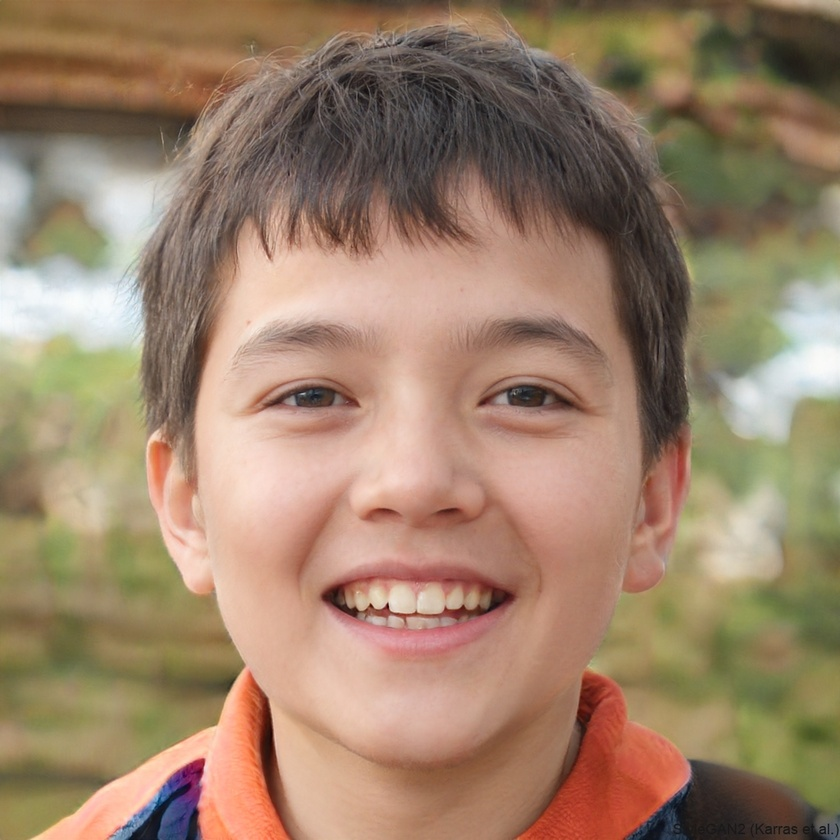
#> input picture face1.jpg, 840 x 840 px, shrunk from 1024 x 1024 before the run
$ python thresholding.py
#> lines starting #> are read from the running program, lines starting #| are printed output that depends on the picture; after the words box and inside, x2 and y2 are one past the last pixel; in counts of white or black regions, pixels touching at a corner belong together
import cv2
import numpy as np

def skin_color_thresholding(img):
    img_rgb = cv2.cvtColor(img, cv2.COLOR_BGR2RGB)

    lower_bound = np.array([45, 52, 108], dtype=np.uint8)
    upper_bound = np.array([255, 255, 255], dtype=np.uint8)

    mask = cv2.inRange(img_rgb, lower_bound, upper_bound)

    result = cv2.bitwise_and(img, img, mask=mask)

    return result, mask

def show_images(original, mask, result):
    cv2.imshow('Original Image', original)
    cv2.imshow('Skin Color Mask', mask)
    cv2.imshow('Detected Skin Regions', result)
    cv2.waitKey(0)
    cv2.destroyAllWindows()

def process_images(image_list):
    for image_path in image_list:
        img = cv2.imread(image_path)
#> img is the input picture: shape (840, 840, 3); mean B, G, R 106.3, 130.2, 156.5
        if img is not None:
            result, mask = skin_color_thresholding(img)
#> in skin_color_thresholding, `mask = cv2.inRange(img_rgb, lower_bound, upper_bound)`:
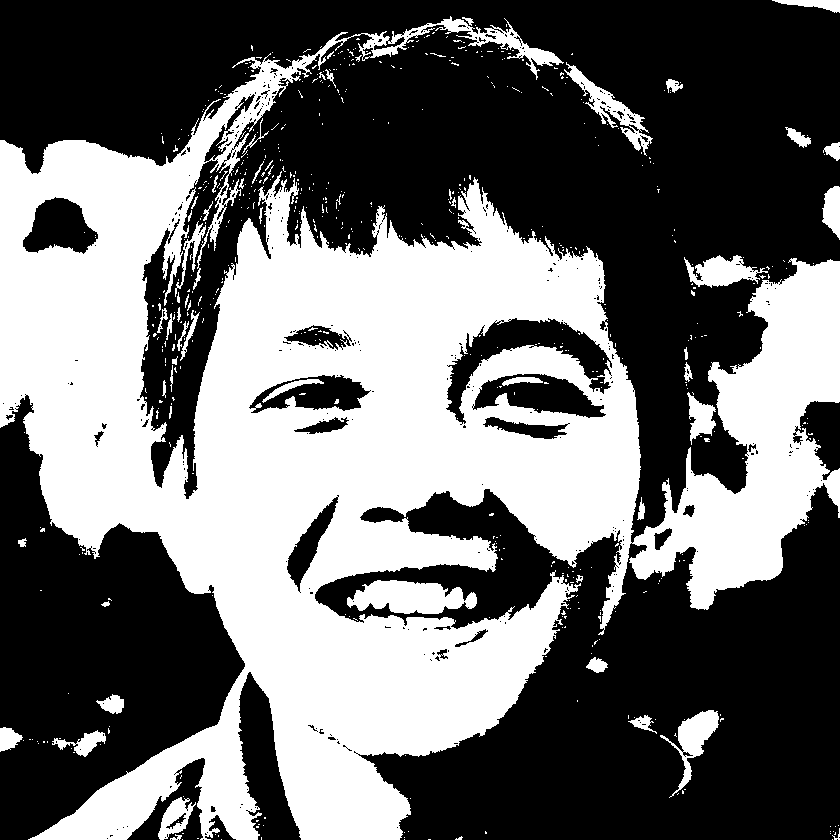
#> mask: shape (840, 840); 42.3% white; 604 white regions (550 under 20 px), largest, box (x1, y1, x2, y2) and area: (0, 16, 840, 840) 281073, (347, 580, 477, 614) 3026, (564, 62, 653, 156) 1684
#> in skin_color_thresholding, `result = cv2.bitwise_and(img, img, mask=mask)`:
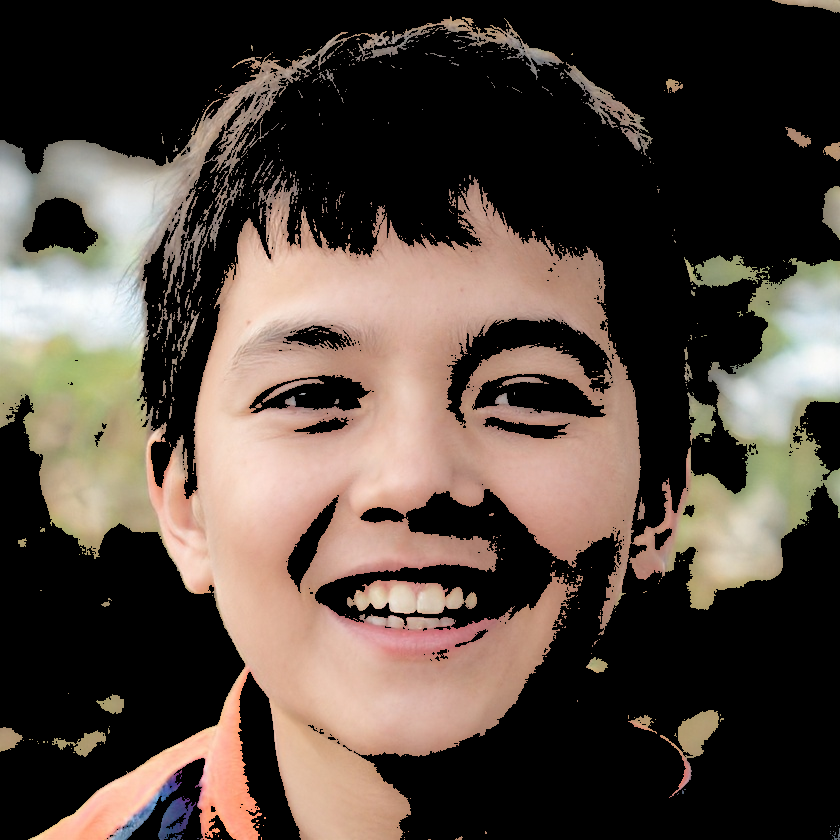
#> result: shape (840, 840, 3); mean B, G, R 63.2, 71.8, 84.2
            output_filename = f"skin_threshold_{image_path}"
            cv2.imwrite(output_filename, result)
            print(f"Processed {image_path}, saved result as {output_filename}")
            #
            show_images(img, mask, result)
        else:
            print(f"Failed to load image {image_path}")
#> pass 2 of the loop in process_images, `for image_path in image_list:`:
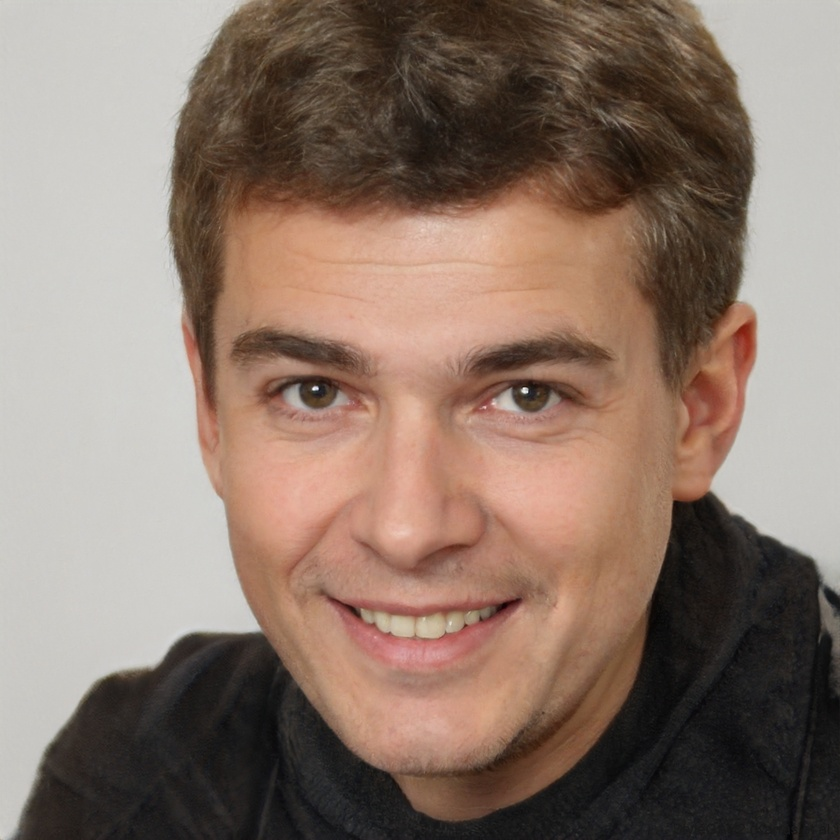
#> input picture face2.jpg, 840 x 840 px, shrunk from 1024 x 1024 before the run
#> in process_images, img is the input picture: shape (840, 840, 3); mean B, G, R 106.9, 119, 139.2
#> in skin_color_thresholding (call 2), `mask = cv2.inRange(img_rgb, lower_bound, upper_bound)`:
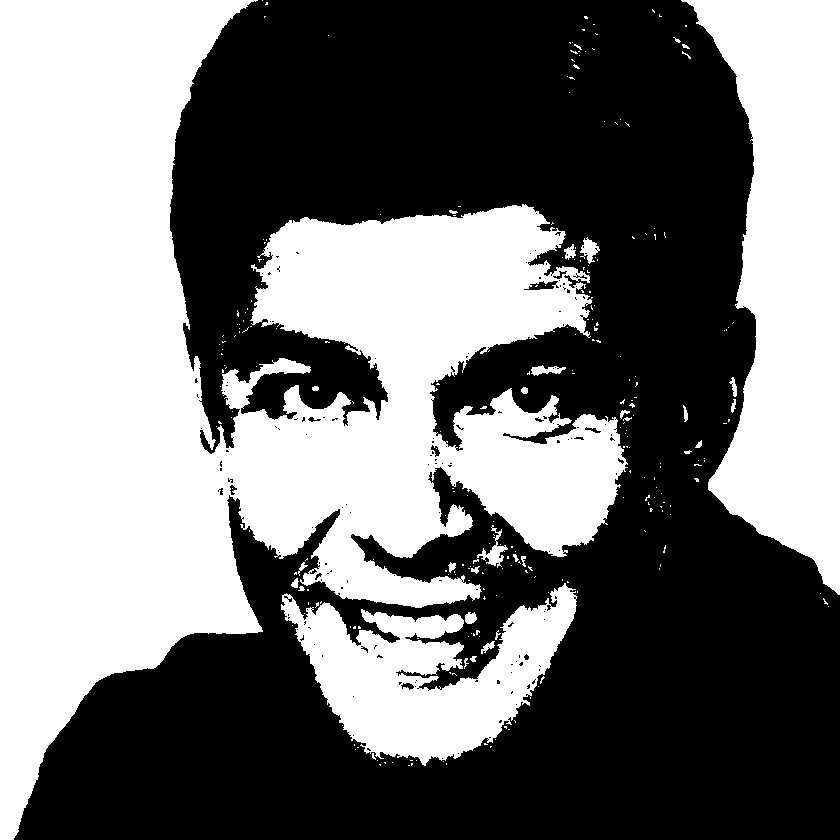
#> mask: shape (840, 840); 46.3% white; 271 white regions (241 under 20 px), largest, box (x1, y1, x2, y2) and area: (0, 0, 628, 840) 240682, (681, 0, 840, 595) 56574, (281, 583, 577, 766) 26649
#> in skin_color_thresholding (call 2), `result = cv2.bitwise_and(img, img, mask=mask)`:
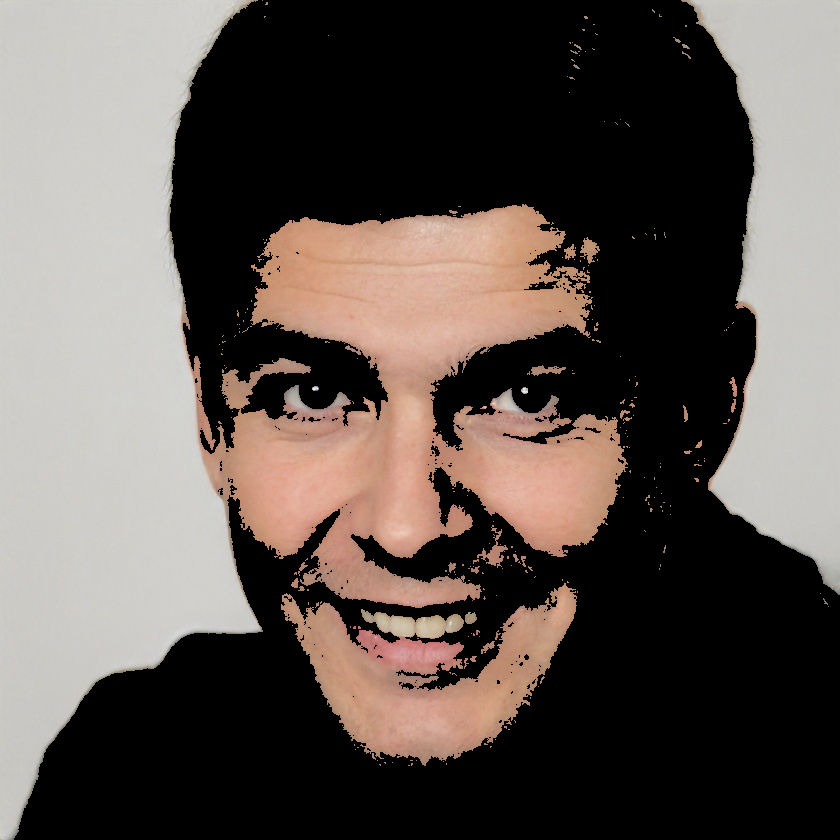
#> result: shape (840, 840, 3); mean B, G, R 79.7, 85.1, 94.1
#> pass 3 of the loop in process_images, `for image_path in image_list:`:
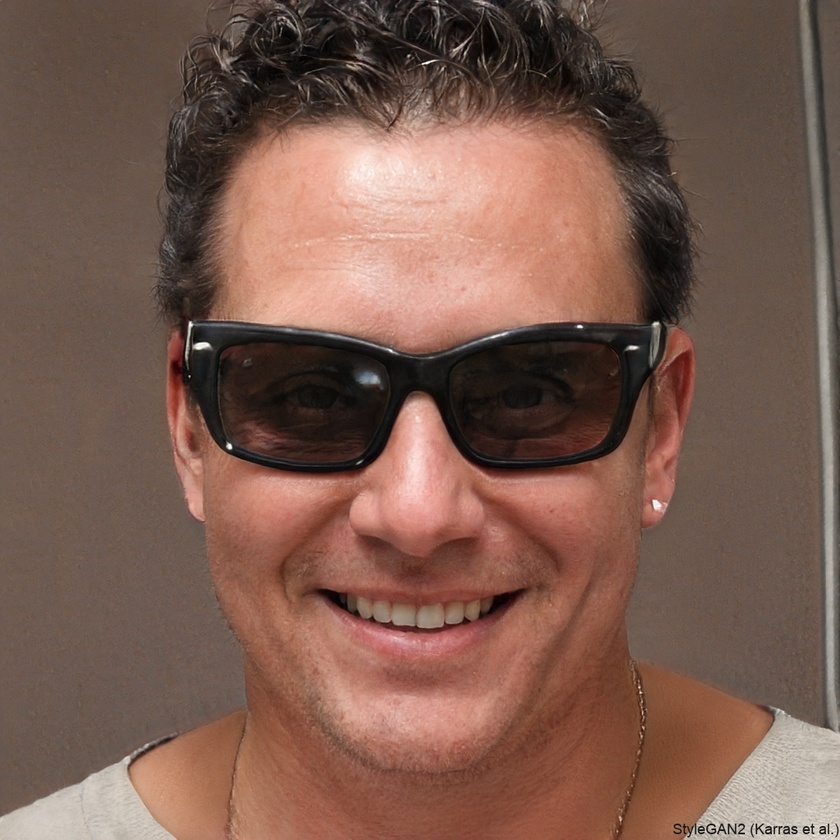
#> input picture face3.jpg, 840 x 840 px, shrunk from 1024 x 1024 before the run
#> in process_images, img is the input picture: shape (840, 840, 3); mean B, G, R 79.3, 91.5, 123
#> in skin_color_thresholding (call 3), `mask = cv2.inRange(img_rgb, lower_bound, upper_bound)`:
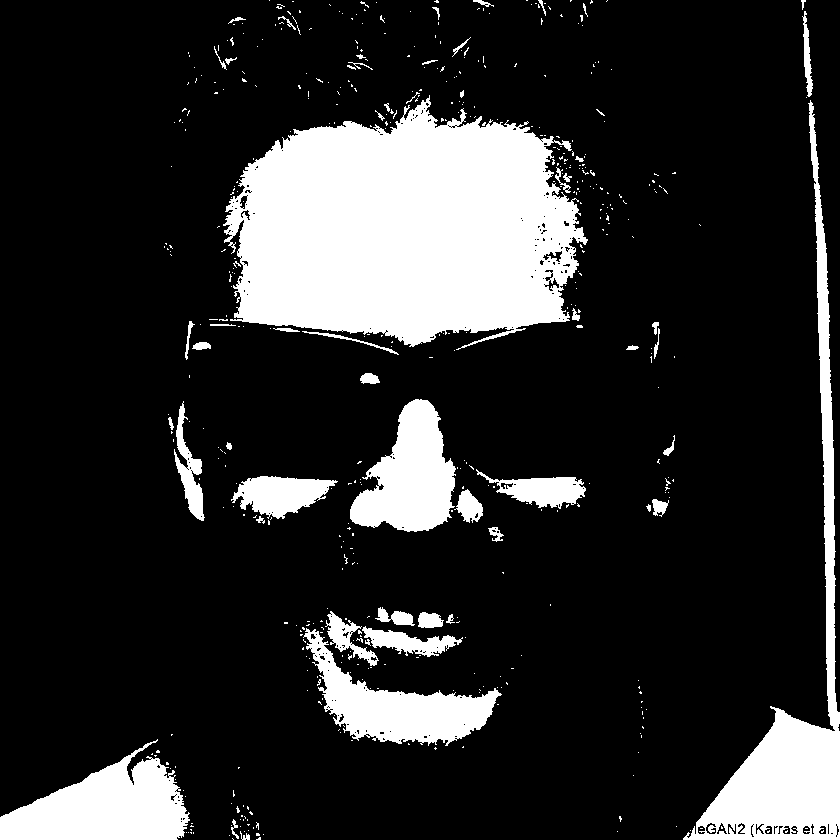
#> mask: shape (840, 840); 17.8% white; 516 white regions (459 under 20 px), largest, box (x1, y1, x2, y2) and area: (223, 95, 588, 350) 65601, (683, 100, 840, 840) 18208, (0, 739, 190, 840) 10748
#> in skin_color_thresholding (call 3), `result = cv2.bitwise_and(img, img, mask=mask)`:
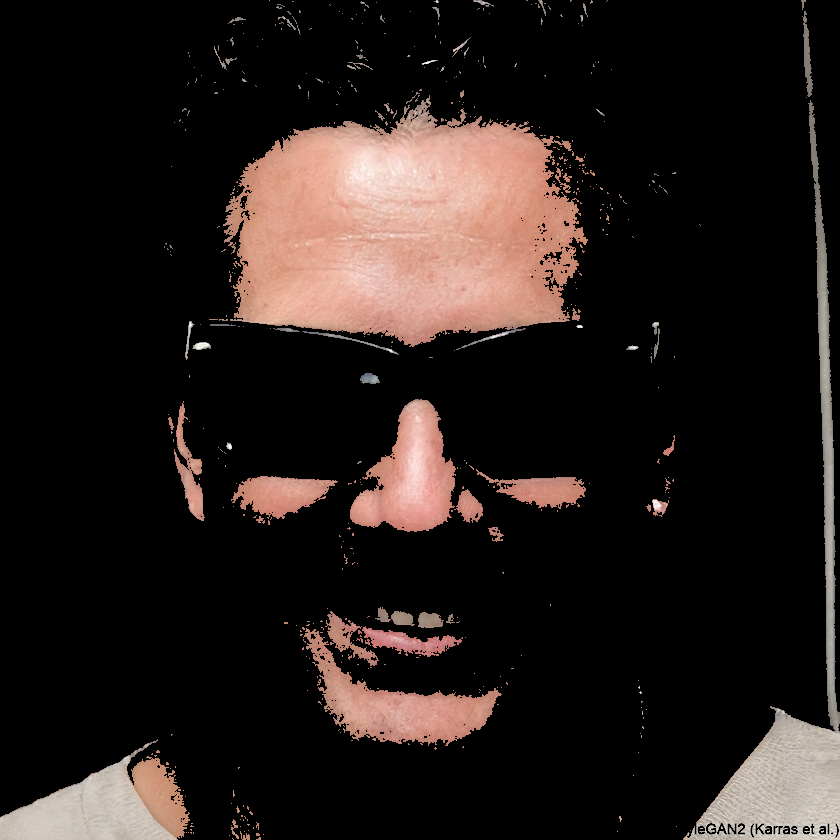
#> result: shape (840, 840, 3); mean B, G, R 26.3, 29.1, 37.3

ImageList = ["face1.jpg", "face2.jpg", "face3.jpg"]

process_images(ImageList)
